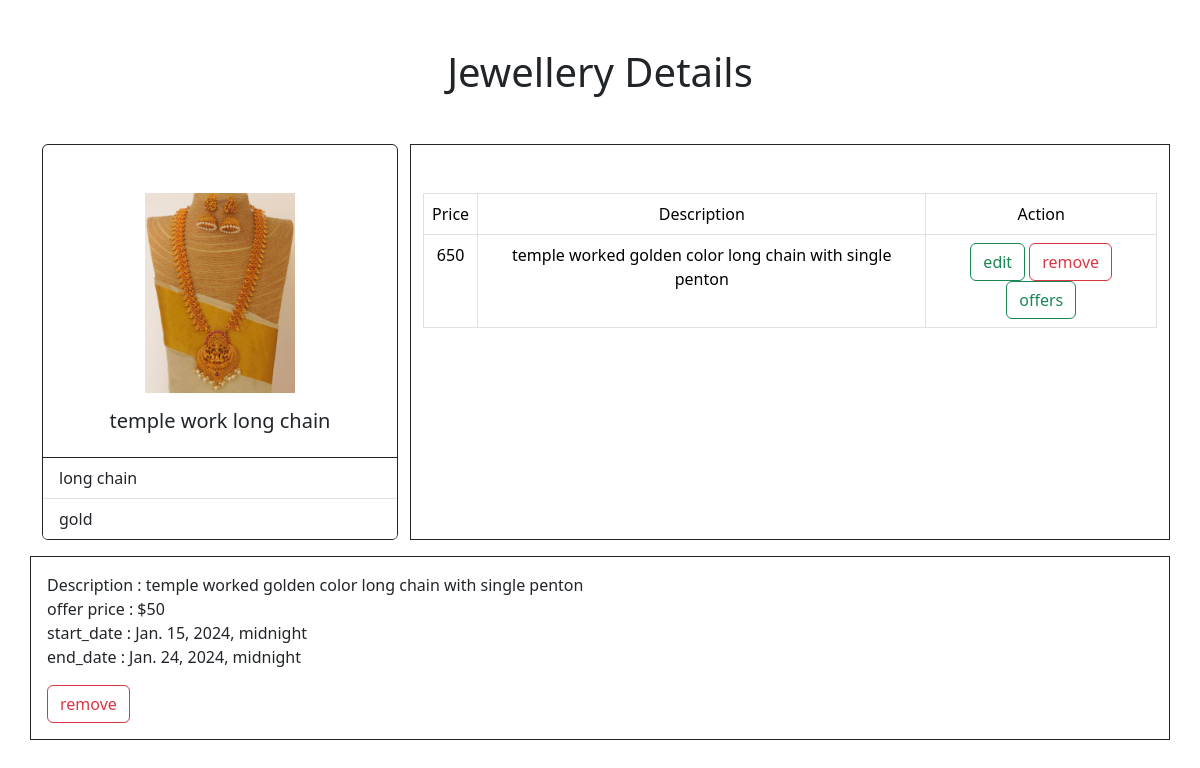
The page /jewellery/1 (signed in) on the database its author committed.
### styleshines/models.py (models this page shows, shortened)
class Jewellery(models.Model):
    category=models.ForeignKey(Category,on_delete=models.CASCADE)
    name=models.CharField(max_length=200)
    options=(
        ('gold','gold'),
        ('rose gold ','rose gold'),
        ('white gold','white gold'),
        ('silver','silver'),
        ('oxidized silver','oxidized silver'),
        ('german silver','german silver'),
        ('pearl','pearl')
    )
    type=models.CharField(max_length=200,choices=options,default="gold")
    image=models.ImageField(upload_to='images')

class Category(models.Model):
    category=models.CharField(max_length=200,unique=True)
    is_active=models.BooleanField(default=True)
    def __str__(self):
        return self.category

class JewelleryVarients(models.Model):
    jewel=models.ForeignKey(Jewellery,on_delete=models.CASCADE)
    price=models.PositiveIntegerField()
    description=models.CharField(max_length=200)

class Offers(models.Model):
    jewel_varient=models.ForeignKey(JewelleryVarients,on_delete=models.CASCADE)
    discount_price=models.PositiveIntegerField()
    start_date=models.DateTimeField()
    end_date=models.DateTimeField()

### styleshines/views.py (the view)
# urls.py: path('jewellery/<int:pk>',JewelleryDetailView.as_view(),name='jewellery-detail'),
@method_decorator(desc,name='dispatch')
class JewelleryDetailView(DetailView):
    template_name='styleshines/jewellery_detail.html'
    model=Jewellery
    context_object_name='jewellery'

### styleshines/views.py (called while the page is built)
def signin_required(fn):
    def wrapper(request,*args,**kwargs):
        if not request.user.is_authenticated:
            messages.error(request,'invalid session')
            return redirect('signin')
        else:
            return fn(request,*args,**kwargs)
    return wrapper

def is_admin(fn):
    def wrapper(request,*args,**kwargs):
        if not request.user.is_superuser:
            messages.error(request,'permission denied for current user!!!')
            return redirect('signin')
        else:
            return fn(request,*args,**kwargs)
    return wrapper

### styleshines/templates/styleshines/jewellery_detail.html (shortened to what this page needs)
<!DOCTYPE html>
<html lang="en">
<head>
    <link href="https://cdn.jsdelivr.net/npm/bootstrap@5.3.2/dist/css/bootstrap.min.css" rel="stylesheet">
</head>
<body>
    <div class="container mt-5 ">
        <h1 class="text text-center mb-5">Jewellery Details</h1>
        <div class="row">
            <div class="col-4">
                <div class="card border-dark" style="width:100%">
                    <img src="{{jewellery.image.url}}" class="card-img-top mt-5" alt="..." height="200px" width="100px" style="object-fit: contain;">
                    <div class="card-body">
                      <h5 class="card-title text-center">{{jewellery.name}}</h5>
                    </div>
                    <ul class="list-group list-group-flush ">
                      <li class="list-group-item">{{jewellery.category}}</li>
                      <li class="list-group-item">{{jewellery.type}}</li>
                    </ul>
                  </div>
            </div>
            <div class="col-8 border border-dark">
               <table class="table table-bordered text-center mt-5">
                <tr>
                    <td>Price</td>
                    <td>Description</td>
                    <td>Action</td>
                </tr>
                <tr>
                {%for v in jewellery.jewelleryvarients_set.all%}
                <td>{{v.price}}</td>
                <td>{{v.description}}</td>
                      <td>
                          <a href="{%url 'jewellery-varient-change' v.id%}" class="btn btn-outline-success">edit</i></a>
                          <a href="{%url 'jewellery-varient-remove' v.id%}" class="btn btn-outline-danger">remove</i></a>
                          <a href="{%url 'offers-add' v.id%}" class="btn btn-outline-success">offers</a>
                      </td>
                    </tr>
                {%endfor%}
               </table>
            </div>
        </div>
        <div class="row mt-3">
          {%for v in jewellery.jewelleryvarients_set.all%}
            {%for o in v.offers_set.all%}
              <div class="border border-dark p-3">
                <div>
                  Description : {{o.jewel_varient.description}}
                </div>
                <div><span>offer price  : ${{o.discount_price}}</span></div>
                <div>start_date : {{o.start_date}}</div>
                <div>end_date : {{o.end_date}}</div>
                <a href="{%url 'offer-remove' o.id%}" class="btn btn-outline-danger mt-3">remove</a>
              </div>
            {%endfor%}
          {%endfor%}
      </div>
      </div>
</body>
</html>

### rows shown on the page
Jewellery: image (picture), name "temple work long chain", category "long chain", type "gold"
JewelleryVarients: price "650", description "temple worked golden color long chain with single penton"
Offers: jewel_varient.description "temple worked golden color long chain with single penton", discount_price "50", start_date "Jan. 15, 2024, midnight", end_date "Jan. 24, 2024, midnight"
